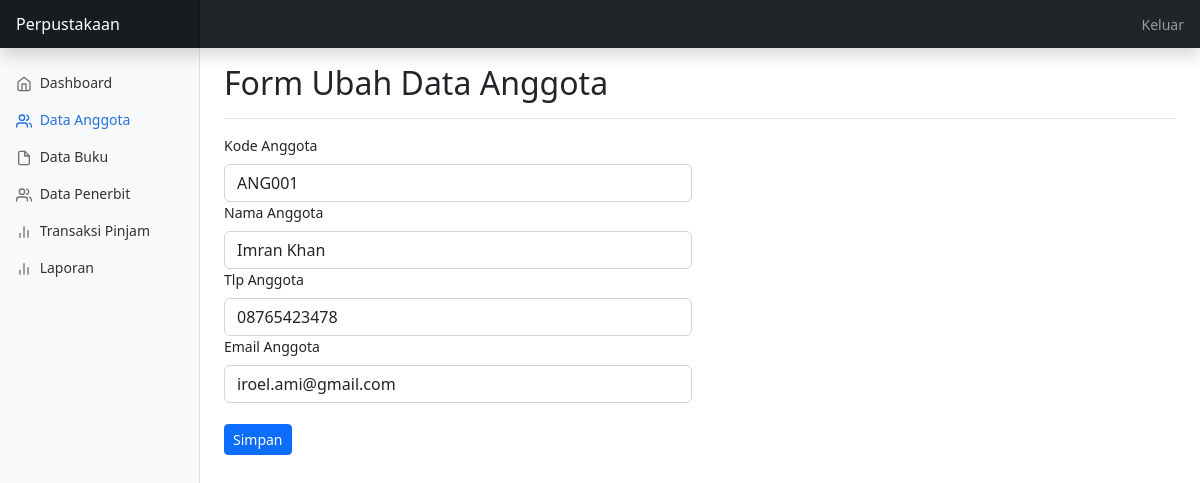
The page /anggota/frmUbahAnggota.php?kd_anggota=ANG001 (signed in) on the database its author committed.
### tables this page shows
CREATE TABLE `anggota` (
  `kd_anggota` varchar(6) NOT NULL,
  `nama_anggota` varchar(50) NOT NULL,
  `tlp` varchar(12) NOT NULL,
  `email` varchar(20) NOT NULL,
  `tgl_daftar` datetime NOT NULL DEFAULT current_timestamp()
);

### anggota/frmUbahAnggota.php (the view, shortened to what this page needs)
<?php
include "../config/koneksi.php";
$kdAnggota = $_GET['kd_anggota'];
$getData = mysqli_query($koneksi, "SELECT * from anggota where kd_anggota='$kdAnggota'");
$rs = mysqli_fetch_array($getData);
?>
<!doctype html>
<html lang="en">
<head>
    <link href="../assets/css/bootstrap.min.css" rel="stylesheet">
    <link href="../assets/dashboard.css" rel="stylesheet">
</head>
<body>
    <header class="navbar navbar-dark sticky-top bg-dark flex-md-nowrap p-0 shadow">
        <a class="navbar-brand col-md-3 col-lg-2 me-0 px-3 fs-6" href="#">Perpustakaan</a>
        <div class="navbar-nav">
            <div class="nav-item text-nowrap">
                <a class="nav-link px-3" href="../keluar.php">Keluar</a>
            </div>
        </div>
    </header>
    <div class="container-fluid">
        <div class="row">
            <nav id="sidebarMenu" class="col-md-3 col-lg-2 d-md-block bg-light sidebar collapse">
                <div class="position-sticky pt-3 sidebar-sticky">
                    <ul class="nav flex-column">
                        <li class="nav-item">
                            <a class="nav-link" aria-current="page" href="../dashboard/index.php">
                                <span data-feather="home" class="align-text-bottom"></span>
                                Dashboard
                            </a>
                        </li>
                        <li class="nav-item">
                            <a class="nav-link active" href="../anggota/index.php">
                                <span data-feather="users" class="align-text-bottom"></span>
                                Data Anggota
                            </a>
                        </li>
                        <li class="nav-item">
                            <a class="nav-link" href="../buku/index.php">
                                <span data-feather="file" class="align-text-bottom"></span>
                                Data Buku
                            </a>
                        </li>
                        <li class="nav-item">
                            <a class="nav-link" href="../penerbit/index.php">
                                <span data-feather="users" class="align-text-bottom"></span>
                                Data Penerbit
                            </a>
                        </li>
                        <li class="nav-item">
                            <a class="nav-link" href="../pinjam/index.php">
                                <span data-feather="bar-chart-2" class="align-text-bottom"></span>
                                Transaksi Pinjam
                            </a>
                        </li>
                        <li class="nav-item">
                            <a class="nav-link" href="../laporan/index.php">
                                <span data-feather="bar-chart-2" class="align-text-bottom"></span>
                                Laporan
                            </a>
                        </li>
                    </ul>
                </div>
            </nav>
            <main class="col-md-9 ms-sm-auto col-lg-10 px-md-4">
                <div
                    class="d-flex justify-content-between flex-wrap flex-md-nowrap align-items-center pt-3 pb-2 mb-3 border-bottom">
                    <h1 class="h2">Form Ubah Data Anggota</h1>
                </div>
                <form action="simpanUbahAnggota.php" method="post">
                    <div class="row g-3">
                        <div class="col-md-6">
                            <label for="" class="form-label">Kode Anggota</label>
                            <input type="text" readonly name="kd_anggota" class="form-control"
                                value="<?php echo $kdAnggota; ?>">
                            <label for="" class="form-label">Nama Anggota</label>
                            <input type="text" name="nama_anggota" value="<?php echo $rs['nama_anggota']; ?>"
                                class="form-control">
                            <label for="" class="form-label">Tlp Anggota</label>
                            <input type="text" name="tlp" value="<?php echo $rs['tlp']; ?>" class="form-control">
                            <label for="" class="form-label">Email Anggota</label>
                            <input type="email" name="email" value="<?php echo $rs['email']; ?>" class="form-control">
                            <br>
                            <button type="submit" class="btn btn-sm btn-primary">Simpan</button>
                        </div>
                </form>
            </main>
        </div>
    </div>
</body>
</html>

### assets/dashboard.css (style rules this page uses)
body { font-size: .875rem; }
.feather { width: 16px; height: 16px; }
.sidebar { position: fixed; top: 0; bottom: 0; left: 0; z-index: 100; padding: 48px 0 0; box-shadow: inset -1px 0 0 rgba(0, 0, 0, .1); }
.sidebar-sticky { height: calc(100vh - 48px); overflow-x: hidden; overflow-y: auto; }
.sidebar .nav-link { font-weight: 500; color: #333; }
.sidebar .nav-link .feather { margin-right: 4px; color: #727272; }
.sidebar .nav-link.active { color: #2470dc; }
.sidebar .nav-link:hover .feather, .sidebar .nav-link.active .feather { color: inherit; }
.navbar-brand { padding-top: .75rem; padding-bottom: .75rem; background-color: rgba(0, 0, 0, .25); box-shadow: inset -1px 0 0 rgba(0, 0, 0, .25); }

### rows shown on the page
anggota: nama_anggota "Imran Khan", tlp "08765423478", email "iroel.ami@gmail.com"
